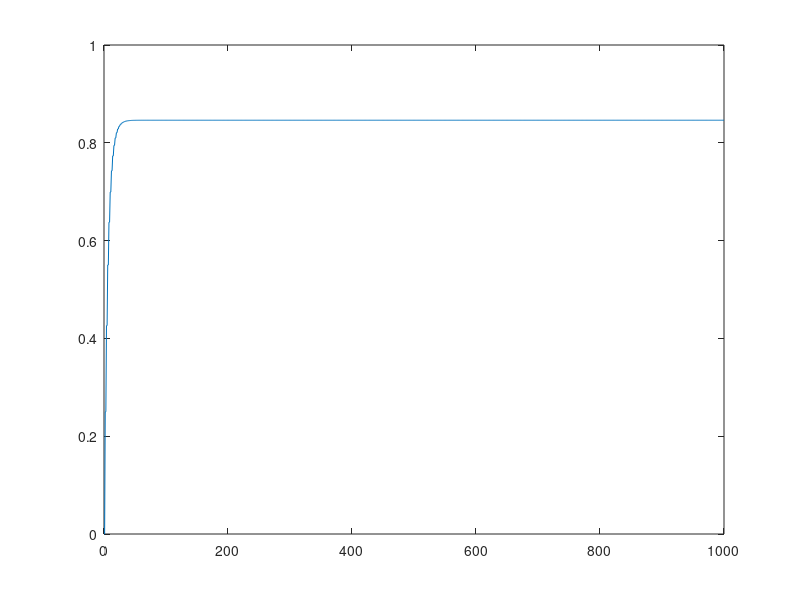
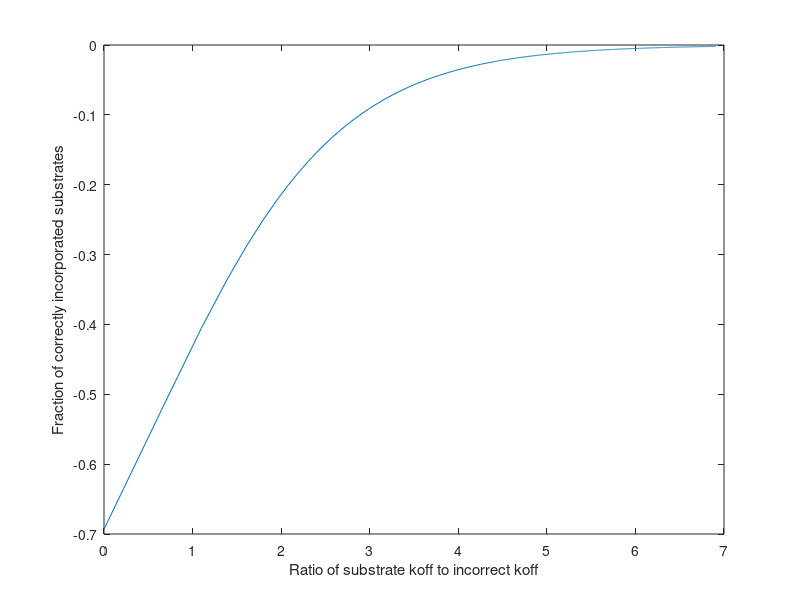

Write the MATLAB code that produced these figures, in order.
%% --Modelling Section 1: Task 1--%%

clear all;
clc;

%% Part 1:

T = [0 0.5 10/11 0 0; ...       % Transition Matrix
    0.5 0 0 0 0; ...
    0.5 0 0 0 0; ...
    0 0.5 0 1 0; ...
    0 0 1/11 0 1];

init = [1 0 0 0 0]';        % Initial condition starting at state E for sure

correct_probs = 0;

%% Calculating the time evolution of the distribution

for i = 1:1000
    
    init = T*init;
    correct_probs = [correct_probs init(4)];
    
end

%plotting the evolution
t = [0:1000];
figure(1);plot(t,correct_probs);


%% Part 2:

p = [];

for i = 1:1000      % changing transition matrix
            
    T = [0 0.5 (i/(i+1)) 0 0; ...       % Transition Matrix
    0.5 0 0 0 0; ...
    0.5 0 0 0 0; ...
    0 0.5 0 1 0; ...
    0 0 (1/(i+1)) 0 1];

    init = [1 0 0 0 0]';

    for j = 1:1000    % Evolving probability matrix
        init = T*init;
        
    end
    p = [p init(4)];
    
end

%Plotting answer
figure(2);plot(log([1:1000]), log(p)); xlabel('Ratio of substrate koff to incorrect koff'); ylabel('Fraction of correctly incorporated substrates');
